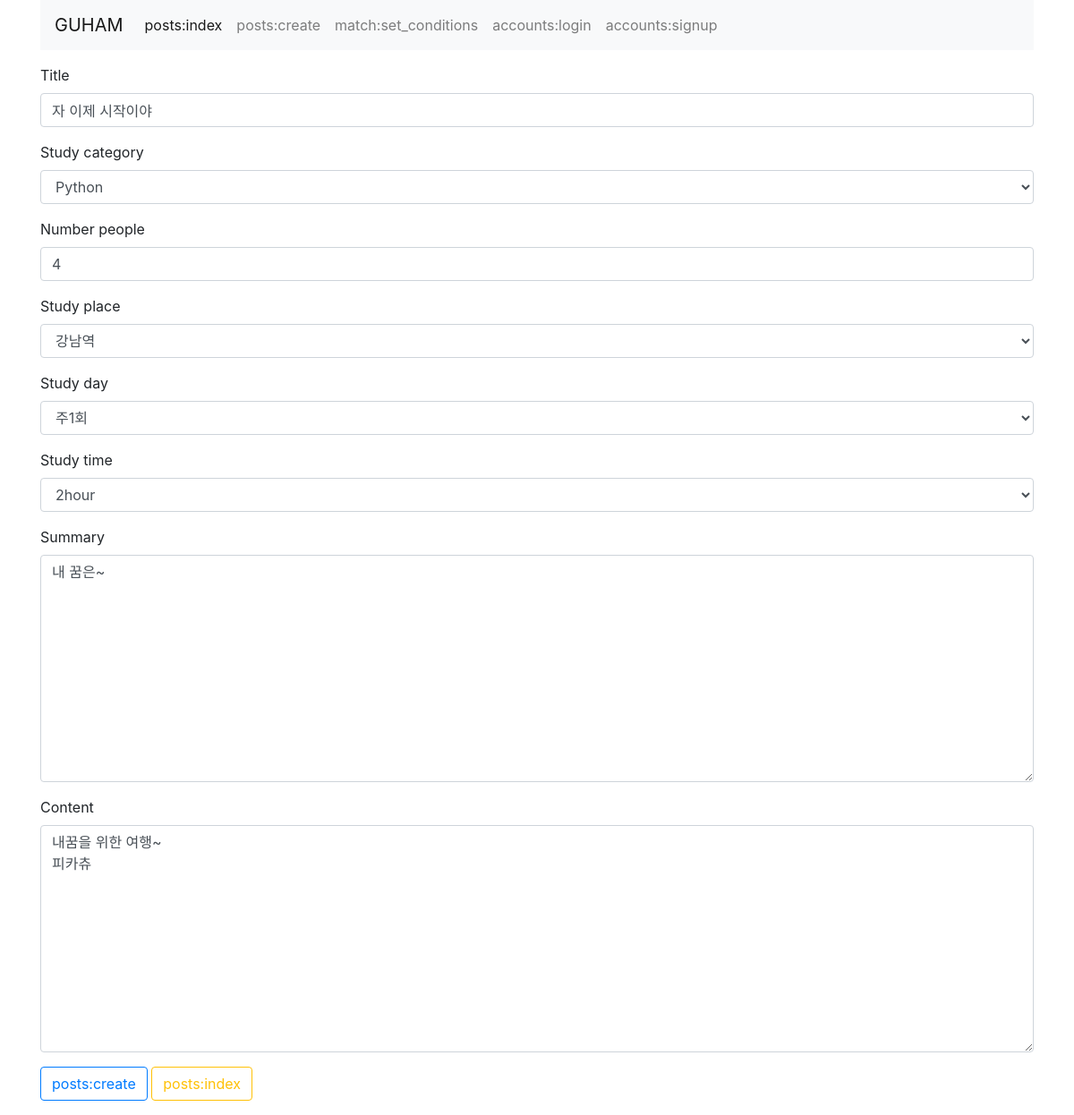
/posts/1/update/, run on the app's committed database.
### posts/models.py (models this page shows)
class Post(models.Model):
    title = models.CharField(max_length=50)
    study_category = models.CharField(max_length=10, choices=STUDY_CATEGORY)
    number_people = models.IntegerField()
    study_place = models.CharField(max_length=10, choices=STUDY_PLACE)
    study_day = models.CharField(max_length=10, choices=STUDY_DAY)
    study_time = models.CharField(max_length=10, choices=STUDY_TIME)
    content = models.TextField()
    summary = models.TextField()

### posts/views.py (the view)
# urls.py: path('<int:post_id>/update/', views.update, name='update')  # 스터디 모집 글 수정
def update(request, post_id):
    post_selected = Post.objects.get(id=post_id)
    if request.method == 'POST':
        form = PostForm(data=request.POST, instance=post_selected)
        if form.is_valid():
            form.save()
            return redirect('posts:detail', post_id)
        else:
            pass
    else:
        form = PostForm(instance=post_selected)
    context = {
        'form': form
    }
    return render(request, 'posts/form.html', context)

### posts/forms.py
class PostForm(ModelForm):
    class Meta:
        model = Post
        fields = [
            'title',
            'study_category',
            'number_people',
            'study_place',
            'study_day',
            'study_time',
            'summary',
            'content',
        ]

### posts/templates/posts/form.html (shortened to what this page needs)
{% extends 'posts/base.html' %}
{% block body %}
{% load bootstrap4 %}
<form action="" method="POST">
    {% bootstrap_form form %}
    {% buttons %}
        <button type="submit" class="btn btn-outline-primary">posts:create</button>
        <a href="{% url 'posts:index' %}" class="btn btn-outline-warning">posts:index</a>
    {% endbuttons %}
</form>
{% endblock %}

### data on the page
Post: title "자 이제 시작이야", study_category "Python", number_people "4", study_place "강남역", study_day "주1회", study_time "2hour", summary "내 꿈은~", content "내꿈을 위한 여행~ 피카츄"
